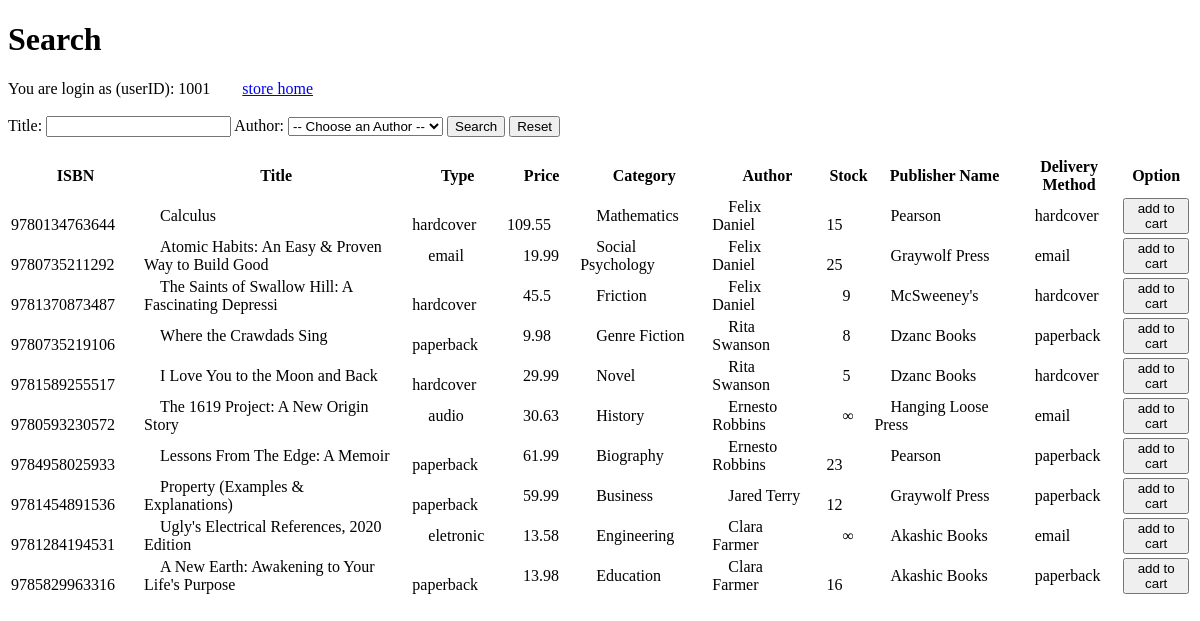
/search.php (signed in), run on an earlier commit of the app's database.
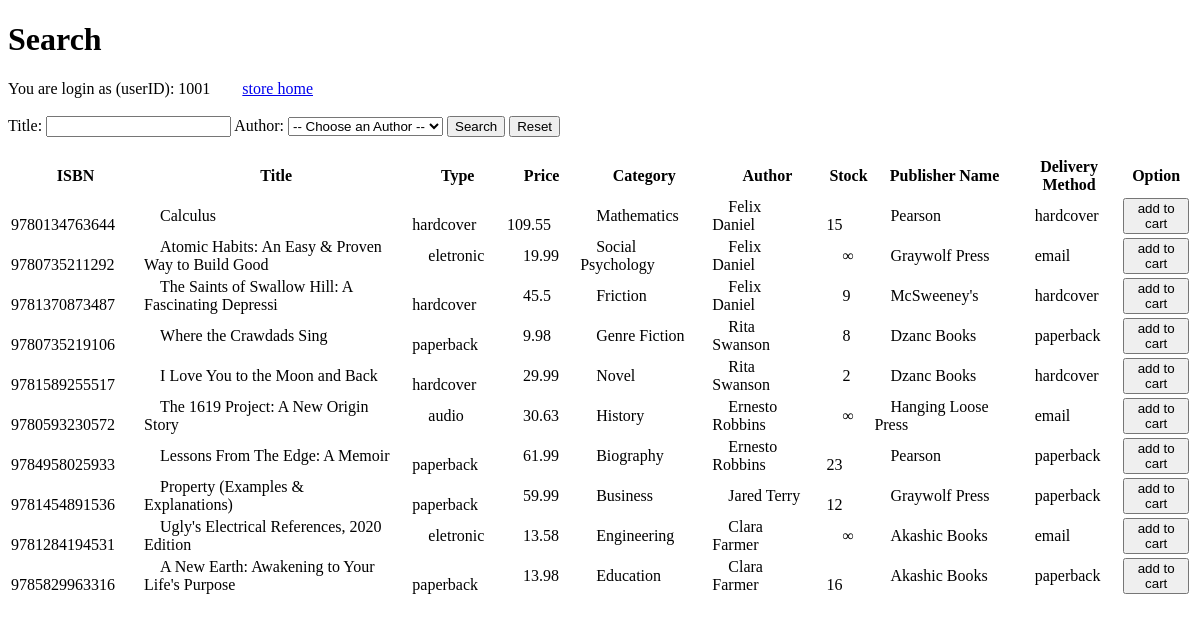
And on a later commit of the database.
### tables this page shows
create table Books (
  ISBN char(13) primary key,
  title varchar(50),
  type varchar(10),
  price real,
  Category varchar(20),
  in_stock int,
  pName varchar(20),
  method varchar(10),

  constraint foreign key (pName) references Publisher(name),
  constraint foreign key (method) references Delivery(method)
);

create table Customers (
  userID int NOT NULL AUTO_INCREMENT primary key,
  password varchar(20),
  name varchar(30),
  email varchar(40) unique,
  phone char(10),
  address varchar(50)
);

### search.php (the view, shortened to what this page needs)
 <!DOCTYPE html>
 <html lang="en" dir="ltr">
   <head>
   </head>
   <body>
     <h1>Search</h1>
     <?php
     if (!isset($_SESSION['id'])) {
         exit;
     } else {
       echo "You are login as (userID): ".$_SESSION['id'];
       echo '<a href="store.php">store home</a>';
       echo "<br><br>";
     }
    ?>
    <form class="" action="" method="post">
      <label>Title: </label>
      <input type="text" name="title">
      <label>Author: </label>
      <?php
        $mydb = new mysqli('localhost', 'root', '', 'bookstore');
        echo '<select name="author">';
        echo '<option disabled selected> -- Choose an Author -- </option>';
        echo '</select>';
       ?>
       <input type="submit" name="submit" value="Search">
       <input type="reset" value="Reset"><br><br>
    </form>
    <?php
      $title = "%";
      $author = "%";
      $query = "SELECT books.ISBN, title, type, price, Category, in_stock, pName, method, name
                FROM books, `write`, customers
                WHERE books.ISBN = `write`.ISBN AND customers.userID = `write`.userID
                  AND title LIKE ? AND `write`.userID LIKE ?;";
      $stmt = $mydb->prepare($query);
      $stmt->bind_param('ss', $title, $author);
      $stmt->execute();
      $result = $stmt->get_result();
      if(mysqli_num_rows($result) == 0) {
        echo "<h3>No record can be found with search condition</h3>";
      } else {
        echo "<table>
        <thead>
        <tr>
        <th>ISBN</th>
        <th>Title</th>
        <th>Type</th>
        <th>Price</th>
        <th>Category</th>
        <th>Author</th>
        <th>Stock</th>
        <th>Publisher Name</th>
        <th>Delivery Method</th>
        <th>Option</th>
        </tr>
        </thead>";
        echo "<tbody>";
        while ($row = mysqli_fetch_array($result, MYSQLI_ASSOC)) {
          echo '<form action="cart.php" method="post">';
          echo "<tr>";
          echo "<td>&emsp;".$row['ISBN']."&emsp;</td>";
          echo "<td>&emsp;".$row['title']."&emsp;</td>";
          echo "<td>&emsp;".$row['type']."&emsp;</td>";
          echo "<td>&emsp;".$row['price']."&emsp;</td>";
          echo "<td>&emsp;".$row['Category']."&emsp;</td>";
          echo "<td>&emsp;".$row['name']."&emsp;</td>";
          if ($row['in_stock'] >= 0) {
            echo "<td>&emsp;".$row['in_stock']."&emsp;</td>";
          } else {
            echo "<td>&emsp;&infin;&emsp;</td>";
          }
          echo "<td>&emsp;".$row['pName']."&emsp;</td>";
          echo "<td>&emsp;".$row['method']."&emsp;</td>";
          echo "<td>";
          echo '<button type="submit" name="ISBN" value="' .$row['ISBN']. '">add to cart</button>';
          echo '</td>';
          echo "</tr>";
          echo '</form>';
        }
        echo "</tbody></table>";
      }
     ?>
    </body>
</html>

What changed in the data, as far as the page shows it:
changed books "Atomic Habits: An Easy & Proven Way to Build Good": type "email" → "eletronic"; in_stock "25" → (not shown); now shows "∞"
changed books "I Love You to the Moon and Back": in_stock "5" → "2"
